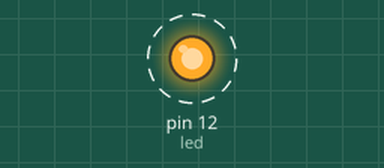
This sketch was run on a simulated Arduino Uno, built with avr-gcc and run on an emulated ATmega328P. Shown: output pins drawn as LEDs (lit = HIGH). Dashed ring = blinking.

Above: at 0.2 s.
Timing chart, 0 to 3.0 s (numbered marks = the images above):
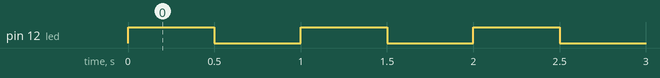

The sketch:

KD0003_1.ino
```cpp
/*
kidsbits coding robot kit
Project 1
Blinking LED
http//www.kidsbits.cc
*/
int led=12;   //set to digital port
void setup()
{
  pinMode(led, OUTPUT);  //set led to OUTPUT
}

void loop()
{
  digitalWrite(led,HIGH);  //led outputs high levels, LED on
  delay(500);            //delay in 500ms
  digitalWrite(led,LOW);   //led outputs low levels, LED off
  delay(500);
}
```

Measured:
- by itself, pin 12 (led): alternates HIGH for 0.50 s and LOW for 0.50 s
